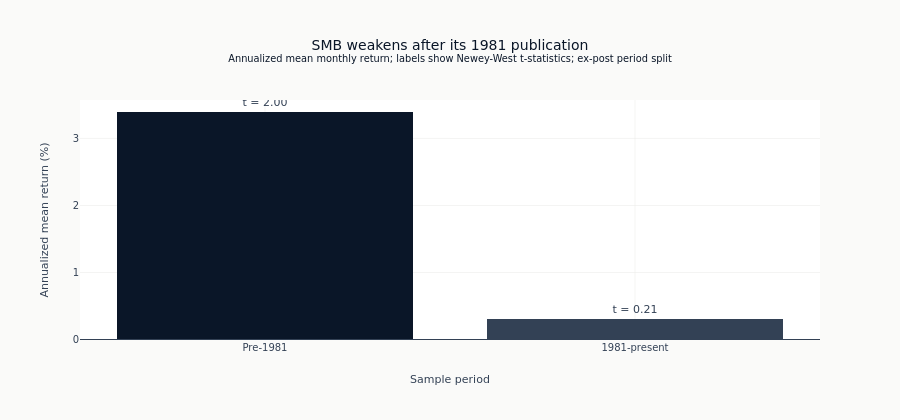

Here is the notebook cell this chart was saved with:
### Markdown cell above
### Test the SMB decay claim directly

A full-sample SMB statistic cannot establish post-publication decay. Splitting at
the 1981 publication year makes the comparison visible while remaining explicitly
ex-post and descriptive.

### Code cell
smb_returns = ff3_pd["SMB"].dropna()
smb_periods = {
    "Pre-1981": smb_returns[smb_returns.index < "1981-01-01"],
    "1981-present": smb_returns[smb_returns.index >= "1981-01-01"],
}
smb_period_stats = {name: calculate_sharpe_stats(values) for name, values in smb_periods.items()}

fig = go.Figure(
    go.Bar(
        x=list(smb_period_stats),
        y=[stats["ann_return"] * 100 for stats in smb_period_stats.values()],
        marker_color=[COLORS["blue"], COLORS["neutral"]],
        text=[f"t = {stats['t_stat']:.2f}" for stats in smb_period_stats.values()],
        textposition="outside",
        hovertemplate="<b>%{x}</b><br>Annualized mean: %{y:.2f}%<br>%{text}<extra></extra>",
    )
)
fig.add_hline(y=0, line_color=COLORS["neutral"], line_width=1)
fig.update_layout(
    title=(
        "SMB weakens after its 1981 publication"
        "<br><sup>Annualized mean monthly return; labels show Newey-West t-statistics; "
        "ex-post period split</sup>"
    ),
    xaxis_title="Sample period",
    yaxis_title="Annualized mean return (%)",
    height=420,
)
fig.show()

### Figure 1 — Plotly figure (JSON) as saved in the notebook; plotly's stock layout.template omitted (floating-point values rounded to 4 significant figures)
{"data": [{"hovertemplate": "<b>%{x}</b><br>Annualized mean: %{y:.2f}%<br>%{text}<extra></extra>", "marker": {"color": ["#0a1628", "#334155"]}, "text": ["t = 2.00", "t = 0.21"], "textposition": "outside", "type": "bar", "x": ["Pre-1981", "1981-present"], "y": [3.395, 0.3045]}], "layout": {"height": 420, "shapes": [{"line": {"color": "#334155", "width": 1}, "type": "line", "x0": 0, "x1": 1, "xref": "x domain", "y0": 0, "y1": 0, "yref": "y"}], "title": {"text": "SMB weakens after its 1981 publication<br><sup>Annualized mean monthly return; labels show Newey-West t-statistics; ex-post period split</sup>"}, "xaxis": {"title": {"text": "Sample period"}}, "yaxis": {"title": {"text": "Annualized mean return (%)"}}}}
